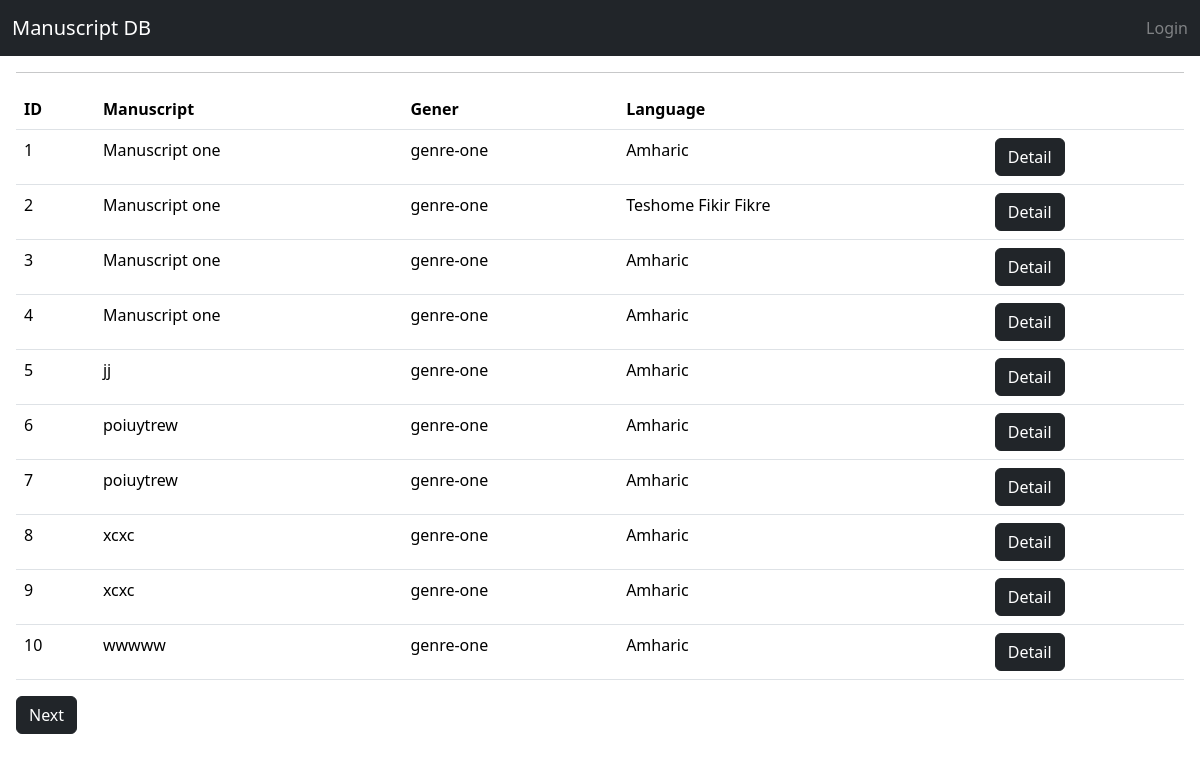
The page / on the database its author committed.
### main/models.py (models this page shows, shortened)
class Manuscript(models.Model):
    mansucript_name = models.CharField(max_length = 100)
    shelf_mark = models.CharField(max_length=50)
    resp_statement = models.CharField( max_length=50)
    inventory_date = models.DateField(auto_now_add=True)
    measurement =models.CharField(max_length=50)
    follos_number = models.IntegerField()
    binding = models.CharField(max_length=100)
    main_content = models.TextField()
    dating = models.CharField(max_length=50)
    other_provenance = models.CharField(max_length=50,blank=True, null=True)
    scripe = models.CharField(max_length=50,blank=True, null=True)
    no_of_cols = models.IntegerField(blank=True, null=True)
    notes_cur_use = models.TextField(blank=True, null=True)
    no_of_lines = models.IntegerField()
    decoration = models.CharField(max_length=255)
    colophones = models.CharField( max_length=50)
    additional_notes = models.TextField()
    repository = models.ForeignKey(Repository,on_delete = models.PROTECT)
    language = models.ForeignKey(Language, on_delete=models.PROTECT)
    genere = models.ForeignKey(Genre, on_delete=models.PROTECT)
    inventor = models.ForeignKey(Inventor, on_delete=models.PROTECT)
    repositoryOwner = models.ForeignKey(RepositoryOwner,on_delete=models.PROTECT)
    repositoryLocation = models.ForeignKey(RepositoryLocation,on_delete = models.PROTECT)

class Genre(models.Model):
    name = models.CharField(max_length = 100)
    description = models.TextField(blank=True, null=True)
    inventor = models.ForeignKey(Inventor, on_delete=models.PROTECT)
    def __str__(self):
        return self.name

class Language(models.Model):
    name = models.CharField(max_length=100)
    inventor = models.ForeignKey(Inventor, on_delete=models.PROTECT)
    def __str__(self):
        return self.name

### main/views.py (the view)
# urls.py: path('',views.home,name="home"),
def home(request):
    manuscripts = Manuscript.objects.all()
    paginator = Paginator(manuscripts,10)
    page_number = request.GET.get("page")
    page_obj = paginator.get_page(page_number)
    print(page_obj)
    context = {'manuscripts':manuscripts,'page_obj':page_obj}
    return render(request,"main/home.html",context)

### main/templates/main/home.html (shortened to what this page needs)
{% extends "main/base.html" %}
{% block nav %}{% include "main/navbar.html" %}{% endblock nav %}
{% block content %}
<div class="m-3">
    <hr>
    {% if not manuscripts%}
    <div>
    <p> There is no Manuscripts </p>
    <div>
    {% else %}
    <table class="table">
      <thead>
        <tr>
          <th>ID</th>
          <th>Manuscript</th>
          <th>Gener</th>
          <th>Language</th>
          <th></th>
        </tr>
      </thead>
      <tbody>
        {% for obj in  page_obj.object_list %}
        <tr>
          <td>{{ page_obj.start_index|add:forloop.counter0 }}</td>
            <td>{{obj.mansucript_name}}</td>
            <td>{{obj.genere}}</td>
            <td>{{obj.language}}</td>
            <td>
                <a href ={% url "detail" obj.id %}><button class="btn bg-dark btn-dark" > Detail </button></td> </a>
          </tr>
        {% endfor %}
      </tbody>
    </table>
{% if page_obj.has_next %}
    <a class="btn bg-dark btn-dark" href="?page={{ page_obj.next_page_number }}">Next</a>
{% endif %}
    {% endif %}
  </div>
{% endblock content %}

### rows shown on the page
Manuscript: start_index|add "1", mansucript_name "Manuscript one", genere "genre-one", language "Amharic"
Manuscript: start_index|add "2", mansucript_name "Manuscript one", genere "genre-one", language "Teshome Fikir Fikre"
Manuscript: start_index|add "3", mansucript_name "Manuscript one", genere "genre-one", language "Amharic"
Manuscript: start_index|add "4", mansucript_name "Manuscript one", genere "genre-one", language "Amharic"
Manuscript: start_index|add "5", mansucript_name "jj", genere "genre-one", language "Amharic"
Manuscript: start_index|add "6", mansucript_name "poiuytrew", genere "genre-one", language "Amharic"
Manuscript: start_index|add "7", mansucript_name "poiuytrew", genere "genre-one", language "Amharic"
Manuscript: start_index|add "8", mansucript_name "xcxc", genere "genre-one", language "Amharic"
Manuscript: start_index|add "9", mansucript_name "xcxc", genere "genre-one", language "Amharic"
Manuscript: start_index|add "10", mansucript_name "wwwww", genere "genre-one", language "Amharic"
